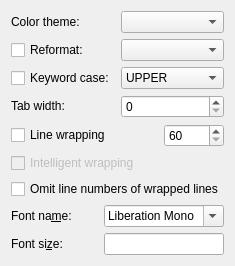
       <widget class="QWidget" name="page_formatting">
        <attribute name="title">
         <string>Formatting</string>
        </attribute>
        <layout class="QVBoxLayout" name="verticalLayout_6">
         <item>
          <layout class="QHBoxLayout" name="horizontalLayout_3">
           <item>
            <widget class="QLabel" name="label_5">
             <property name="sizePolicy">
              <sizepolicy hsizetype="Minimum" vsizetype="Minimum">
               <horstretch>0</horstretch>
               <verstretch>0</verstretch>
              </sizepolicy>
             </property>
             <property name="text">
              <string>Color theme:</string>
             </property>
             <property name="buddy">
              <cstring>comboTheme</cstring>
             </property>
            </widget>
           </item>
           <item>
            <widget class="QComboBox" name="comboTheme">
             <property name="sizePolicy">
              <sizepolicy hsizetype="Minimum" vsizetype="Fixed">
               <horstretch>0</horstretch>
               <verstretch>0</verstretch>
              </sizepolicy>
             </property>
             <property name="maximumSize">
              <size>
               <width>120</width>
               <height>16777215</height>
              </size>
             </property>
             <property name="toolTip">
              <string>Select a colour theme.</string>
             </property>
             <property name="currentIndex">
              <number>-1</number>
             </property>
            </widget>
           </item>
          </layout>
         </item>
         <item>
          <layout class="QHBoxLayout" name="horizontalLayout_4">
           <item>
            <widget class="QCheckBox" name="cbReformat">
             <property name="toolTip">
              <string>Reformat and indent your code.
This feature is enabled for C, C++, C# and Java code.</string>
             </property>
             <property name="text">
              <string>Reformat:</string>
             </property>
            </widget>
           </item>
           <item>
            <widget class="QComboBox" name="comboReformat">
             <property name="sizePolicy">
              <sizepolicy hsizetype="Minimum" vsizetype="Fixed">
               <horstretch>0</horstretch>
               <verstretch>0</verstretch>
              </sizepolicy>
             </property>
             <property name="maximumSize">
              <size>
               <width>120</width>
               <height>16777215</height>
              </size>
             </property>
             <property name="toolTip">
              <string>Choose a formatting scheme.</string>
             </property>
             <property name="maxVisibleItems">
              <number>10</number>
             </property>
            </widget>
           </item>
          </layout>
         </item>
         <item>
          <layout class="QHBoxLayout" name="horizontalLayout_5">
           <item>
            <widget class="QCheckBox" name="cbKwCase">
             <property name="toolTip">
              <string>Change the keyword case.</string>
             </property>
             <property name="text">
              <string>Keyword case:</string>
             </property>
            </widget>
           </item>
           <item>
            <widget class="QComboBox" name="comboKwCase">
             <property name="sizePolicy">
              <sizepolicy hsizetype="Minimum" vsizetype="Fixed">
               <horstretch>0</horstretch>
               <verstretch>0</verstretch>
              </sizepolicy>
             </property>
             <property name="maximumSize">
              <size>
               <width>120</width>
               <height>16777215</height>
              </size>
             </property>
             <property name="toolTip">
              <string>Select a keyword case.</string>
             </property>
             <item>
              <property name="text">
               <string>UPPER</string>
              </property>
             </item>
             <item>
              <property name="text">
               <string>lower</string>
              </property>
             </item>
             <item>
              <property name="text">
               <string>Capitalize</string>
              </property>
             </item>
            </widget>
           </item>
          </layout>
         </item>
         <item>
          <layout class="QHBoxLayout" name="horizontalLayout_6">
           <item>
            <widget class="QLabel" name="label_6">
             <property name="sizePolicy">
              <sizepolicy hsizetype="Minimum" vsizetype="Fixed">
               <horstretch>0</horstretch>
               <verstretch>0</verstretch>
              </sizepolicy>
             </property>
             <property name="text">
              <string>Tab width:</string>
             </property>
             <property name="buddy">
              <cstring>sbTabWidth</cstring>
             </property>
            </widget>
           </item>
           <item>
            <widget class="QSpinBox" name="sbTabWidth">
             <property name="maximumSize">
              <size>
               <width>120</width>
               <height>16777215</height>
              </size>
             </property>
             <property name="toolTip">
              <string>Enter the number of spaces which replace a tab.
Set the width to 0 to keep tabs.</string>
             </property>
             <property name="maximum">
              <number>10</number>
             </property>
            </widget>
           </item>
          </layout>
         </item>
         <item>
          <layout class="QGridLayout" name="gridLayout_2">
           <item row="0" column="0">
            <widget class="QCheckBox" name="cbWrapping">
             <property name="toolTip">
              <string>Enable line wrapping.</string>
             </property>
             <property name="text">
              <string>Line wrapping</string>
             </property>
            </widget>
           </item>
           <item row="0" column="1">
            <widget class="QSpinBox" name="sbLineLength">
             <property name="maximumSize">
              <size>
               <width>60</width>
               <height>16777215</height>
              </size>
             </property>
             <property name="toolTip">
              <string>Enter the maximum line length.</string>
             </property>
             <property name="minimum">
              <number>60</number>
             </property>
             <property name="maximum">
              <number>120</number>
             </property>
             <property name="singleStep">
              <number>2</number>
             </property>
            </widget>
           </item>
           <item row="1" column="0" colspan="2">
            <widget class="QCheckBox" name="cbAdvWrapping">
             <property name="enabled">
              <bool>false</bool>
             </property>
             <property name="toolTip">
              <string>Indent statements and function parameters after wrapping.</string>
             </property>
             <property name="text">
              <string>Intelligent wrapping</string>
             </property>
            </widget>
           </item>
           <item row="2" column="0" colspan="2">
            <widget class="QCheckBox" name="cbOmitWrappedLineNumbers">
             <property name="toolTip">
              <string>Do not add line numbering to lines which were automatically wrapped.</string>
             </property>
             <property name="text">
              <string>Omit line numbers of wrapped lines</string>
             </property>
            </widget>
           </item>
          </layout>
         </item>
         <item>
          <layout class="QGridLayout" name="gridLayout_9">
           <item row="0" column="0">
            <widget class="QLabel" name="label_23">
             <property name="text">
              <string>Font na&amp;me:</string>
             </property>
             <property name="buddy">
              <cstring>comboFontName</cstring>
             </property>
            </widget>
           </item>
           <item row="0" column="1">
            <widget class="QFontComboBox" name="comboFontName">
             <property name="maximumSize">
              <size>
               <width>120</width>
               <height>16777215</height>
              </size>
             </property>
             <property name="font">
              <font>
               <family>MS Shell Dlg 2</family>
              </font>
             </property>
             <property name="toolTip">
              <string>Select or enter the font name. HTML supports a list of fonts, separated with comma.</string>
             </property>
             <property name="currentFont">
              <font>
               <family>Liberation Mono</family>
              </font>
             </property>
            </widget>
           </item>
           <item row="1" column="0">
            <widget class="QLabel" name="label_4">
             <property name="text">
              <string>Font si&amp;ze:</string>
             </property>
             <property name="buddy">
              <cstring>leFontSize</cstring>
             </property>
            </widget>
           </item>
           <item row="1" column="1">
            <widget class="QLineEdit" name="leFontSize">
             <property name="sizePolicy">
              <sizepolicy hsizetype="Preferred" vsizetype="Fixed">
               <horstretch>0</horstretch>
               <verstretch>0</verstretch>
              </sizepolicy>
             </property>
             <property name="maximumSize">
              <size>
               <width>120</width>
               <height>16777215</height>
              </size>
             </property>
             <property name="toolTip">
              <string>Enter the font size.</string>
             </property>
            </widget>
           </item>
          </layout>
         </item>
        </layout>
       </widget>
